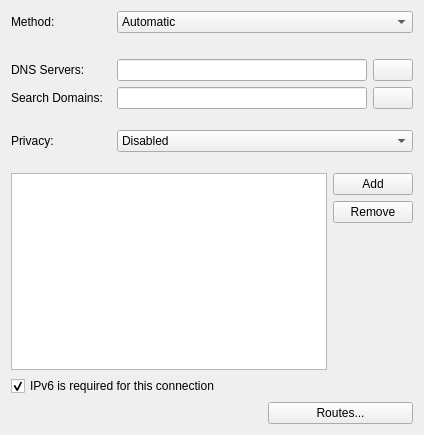
<?xml version="1.0" encoding="UTF-8"?>
<ui version="4.0">
 <class>IPv6Widget</class>
 <widget class="QWidget" name="IPv6Widget">
  <property name="geometry">
   <rect>
    <x>0</x>
    <y>0</y>
    <width>424</width>
    <height>435</height>
   </rect>
  </property>
  <property name="toolTip">
   <string extracomment="Advanced IP settings"/>
  </property>
  <layout class="QGridLayout" name="gridLayout_2">
   <item row="4" column="1">
    <spacer name="verticalSpacer_5">
     <property name="orientation">
      <enum>Qt::Vertical</enum>
     </property>
     <property name="sizeType">
      <enum>QSizePolicy::Fixed</enum>
     </property>
     <property name="sizeHint" stdset="0">
      <size>
       <width>17</width>
       <height>15</height>
      </size>
     </property>
    </spacer>
   </item>
   <item row="5" column="0">
    <widget class="QLabel" name="labelPrivacy">
     <property name="sizePolicy">
      <sizepolicy hsizetype="Minimum" vsizetype="Preferred">
       <horstretch>0</horstretch>
       <verstretch>0</verstretch>
      </sizepolicy>
     </property>
     <property name="text">
      <string>Privacy:</string>
     </property>
     <property name="buddy">
      <cstring>privacyCombo</cstring>
     </property>
    </widget>
   </item>
   <item row="0" column="0">
    <widget class="QLabel" name="label">
     <property name="sizePolicy">
      <sizepolicy hsizetype="Minimum" vsizetype="Preferred">
       <horstretch>0</horstretch>
       <verstretch>0</verstretch>
      </sizepolicy>
     </property>
     <property name="text">
      <string>Method:</string>
     </property>
     <property name="buddy">
      <cstring>method</cstring>
     </property>
    </widget>
   </item>
   <item row="0" column="1" colspan="2">
    <widget class="KComboBox" name="method">
     <item>
      <property name="text">
       <string>Automatic</string>
      </property>
     </item>
     <item>
      <property name="text">
       <string>Automatic (Only addresses)</string>
      </property>
     </item>
     <item>
      <property name="text">
       <string>Automatic (Only DHCP)</string>
      </property>
     </item>
     <item>
      <property name="text">
       <string>Link-Local</string>
      </property>
     </item>
     <item>
      <property name="text">
       <string comment="like in use Manual configuration">Manual</string>
      </property>
     </item>
     <item>
      <property name="text">
       <string comment="like in this setting is Disabled">Ignored</string>
      </property>
     </item>
    </widget>
   </item>
   <item row="1" column="1">
    <spacer name="verticalSpacer">
     <property name="orientation">
      <enum>Qt::Vertical</enum>
     </property>
     <property name="sizeType">
      <enum>QSizePolicy::Minimum</enum>
     </property>
     <property name="sizeHint" stdset="0">
      <size>
       <width>20</width>
       <height>20</height>
      </size>
     </property>
    </spacer>
   </item>
   <item row="2" column="0">
    <widget class="QLabel" name="dnsLabel">
     <property name="sizePolicy">
      <sizepolicy hsizetype="Minimum" vsizetype="Preferred">
       <horstretch>0</horstretch>
       <verstretch>0</verstretch>
      </sizepolicy>
     </property>
     <property name="text">
      <string comment="@info">DNS Servers:</string>
     </property>
     <property name="textFormat">
      <enum>Qt::AutoText</enum>
     </property>
     <property name="buddy">
      <cstring>dns</cstring>
     </property>
    </widget>
   </item>
   <item row="2" column="1" colspan="2">
    <layout class="QHBoxLayout" name="horizontalLayout_2">
     <item>
      <widget class="KLineEdit" name="dns">
       <property name="sizePolicy">
        <sizepolicy hsizetype="Expanding" vsizetype="Fixed">
         <horstretch>0</horstretch>
         <verstretch>0</verstretch>
        </sizepolicy>
       </property>
       <property name="minimumSize">
        <size>
         <width>250</width>
         <height>0</height>
        </size>
       </property>
       <property name="toolTip">
        <string>Use this field to specify the IP address(es) of one or more DNS servers. Use ',' to separate entries.</string>
       </property>
      </widget>
     </item>
     <item>
      <widget class="KPushButton" name="dnsMorePushButton">
       <property name="toolTip">
        <string>Edit DNS the list of servers</string>
       </property>
       <property name="icon">
        <iconset theme="document-properties">
         <normaloff/>
        </iconset>
       </property>
      </widget>
     </item>
    </layout>
   </item>
   <item row="3" column="0">
    <widget class="QLabel" name="dnsSearchLabel">
     <property name="sizePolicy">
      <sizepolicy hsizetype="Minimum" vsizetype="Preferred">
       <horstretch>0</horstretch>
       <verstretch>0</verstretch>
      </sizepolicy>
     </property>
     <property name="text">
      <string comment="@info">Search Domains:</string>
     </property>
     <property name="buddy">
      <cstring>dnsSearch</cstring>
     </property>
    </widget>
   </item>
   <item row="3" column="1" colspan="2">
    <layout class="QHBoxLayout" name="horizontalLayout_5">
     <item>
      <widget class="KLineEdit" name="dnsSearch">
       <property name="minimumSize">
        <size>
         <width>250</width>
         <height>0</height>
        </size>
       </property>
       <property name="toolTip">
        <string>Use this field to specify one or more DNS domains to search. Use ',' to separate entries.</string>
       </property>
      </widget>
     </item>
     <item>
      <widget class="KPushButton" name="dnsSearchMorePushButton">
       <property name="toolTip">
        <string>Edit the list of DNS domains being searched</string>
       </property>
       <property name="icon">
        <iconset theme="document-properties">
         <normaloff/>
        </iconset>
       </property>
      </widget>
     </item>
    </layout>
   </item>
   <item row="6" column="1">
    <spacer name="verticalSpacer_2">
     <property name="orientation">
      <enum>Qt::Vertical</enum>
     </property>
     <property name="sizeType">
      <enum>QSizePolicy::Fixed</enum>
     </property>
     <property name="sizeHint" stdset="0">
      <size>
       <width>17</width>
       <height>15</height>
      </size>
     </property>
    </spacer>
   </item>
   <item row="7" column="0" colspan="3">
    <layout class="QGridLayout" name="gridLayout">
     <item row="1" column="1">
      <widget class="QPushButton" name="btnRemove">
       <property name="text">
        <string>Remove</string>
       </property>
       <property name="icon">
        <iconset theme="list-remove">
         <normaloff/>
        </iconset>
       </property>
      </widget>
     </item>
     <item row="0" column="1">
      <widget class="QPushButton" name="btnAdd">
       <property name="text">
        <string>Add</string>
       </property>
       <property name="icon">
        <iconset theme="list-add">
         <normaloff/>
        </iconset>
       </property>
      </widget>
     </item>
     <item row="0" column="0" rowspan="3">
      <widget class="QTableView" name="tableViewAddresses">
       <property name="sizePolicy">
        <sizepolicy hsizetype="MinimumExpanding" vsizetype="MinimumExpanding">
         <horstretch>0</horstretch>
         <verstretch>0</verstretch>
        </sizepolicy>
       </property>
       <property name="toolTip">
        <string>Addresses</string>
       </property>
       <property name="selectionMode">
        <enum>QAbstractItemView::SingleSelection</enum>
       </property>
       <property name="selectionBehavior">
        <enum>QAbstractItemView::SelectRows</enum>
       </property>
       <attribute name="horizontalHeaderStretchLastSection">
        <bool>true</bool>
       </attribute>
       <attribute name="verticalHeaderVisible">
        <bool>false</bool>
       </attribute>
      </widget>
     </item>
     <item row="2" column="1">
      <spacer name="verticalSpacer_3">
       <property name="orientation">
        <enum>Qt::Vertical</enum>
       </property>
       <property name="sizeType">
        <enum>QSizePolicy::MinimumExpanding</enum>
       </property>
       <property name="sizeHint" stdset="0">
        <size>
         <width>20</width>
         <height>40</height>
        </size>
       </property>
      </spacer>
     </item>
    </layout>
   </item>
   <item row="8" column="0" colspan="2">
    <widget class="QCheckBox" name="ipv6RequiredCB">
     <property name="text">
      <string>IPv6 is required for this connection</string>
     </property>
     <property name="checked">
      <bool>true</bool>
     </property>
    </widget>
   </item>
   <item row="9" column="2">
    <widget class="QPushButton" name="btnRoutes">
     <property name="text">
      <string>Routes...</string>
     </property>
    </widget>
   </item>
   <item row="9" column="0" colspan="2">
    <spacer name="horizontalSpacer">
     <property name="orientation">
      <enum>Qt::Horizontal</enum>
     </property>
     <property name="sizeHint" stdset="0">
      <size>
       <width>40</width>
       <height>20</height>
      </size>
     </property>
    </spacer>
   </item>
   <item row="5" column="1" colspan="2">
    <widget class="KComboBox" name="privacyCombo">
     <item>
      <property name="text">
       <string comment="privacy disabled">Disabled</string>
      </property>
     </item>
     <item>
      <property name="text">
       <string>Enabled (prefer public address)</string>
      </property>
     </item>
     <item>
      <property name="text">
       <string>Enabled (prefer temporary addresses)</string>
      </property>
     </item>
    </widget>
   </item>
  </layout>
 </widget>
 <customwidgets>
  <customwidget>
   <class>KComboBox</class>
   <extends>QComboBox</extends>
   <header>kcombobox.h</header>
  </customwidget>
  <customwidget>
   <class>KLineEdit</class>
   <extends>QLineEdit</extends>
   <header>klineedit.h</header>
  </customwidget>
  <customwidget>
   <class>KPushButton</class>
   <extends>QPushButton</extends>
   <header>kpushbutton.h</header>
  </customwidget>
 </customwidgets>
 <tabstops>
  <tabstop>method</tabstop>
  <tabstop>dns</tabstop>
  <tabstop>dnsMorePushButton</tabstop>
  <tabstop>dnsSearch</tabstop>
  <tabstop>dnsSearchMorePushButton</tabstop>
  <tabstop>privacyCombo</tabstop>
  <tabstop>tableViewAddresses</tabstop>
  <tabstop>btnAdd</tabstop>
  <tabstop>btnRemove</tabstop>
  <tabstop>ipv6RequiredCB</tabstop>
  <tabstop>btnRoutes</tabstop>
 </tabstops>
 <resources/>
 <connections/>
</ui>
